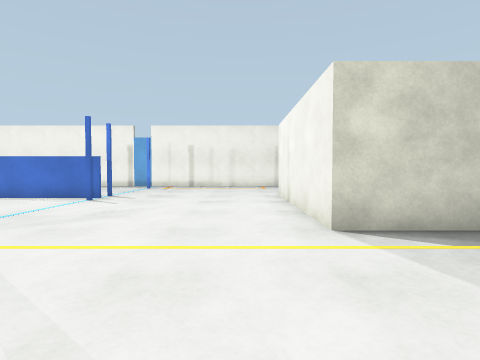
[1] (above)

24 first-person views from a walk through a robot-simulator world made for Gazebo. The camera is 0.94 m above the floor, tilts 2° down and sees 80° across. The floor is counted in squares, 1 m on a side. Each view is taken from the middle of a square. On the plan, view 1 faces up. The plan holds only what a view shows up to about 11 squares ahead; the rest is blank.

[2]
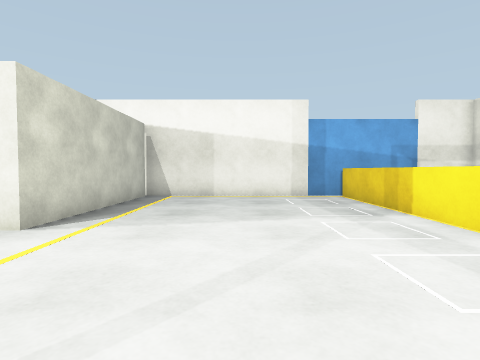

[3]
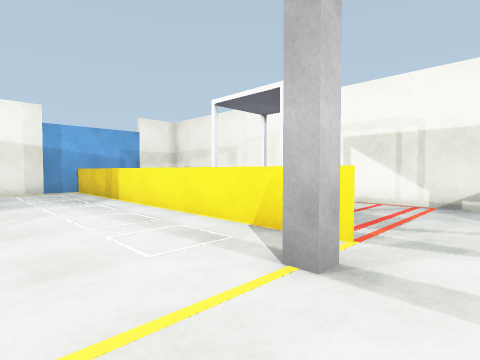

[4]
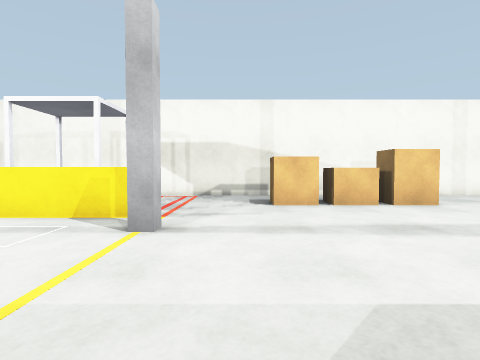

[5]
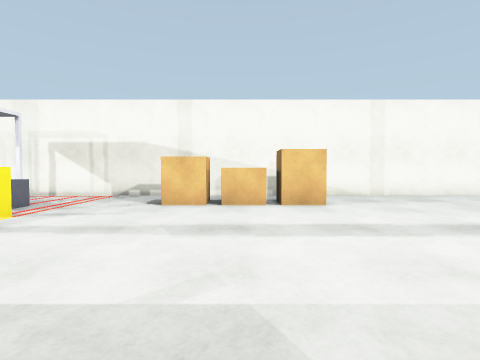

[6]
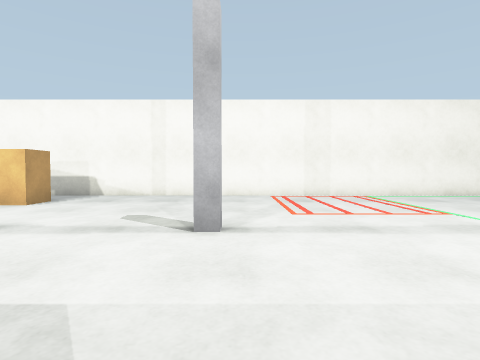

[7]
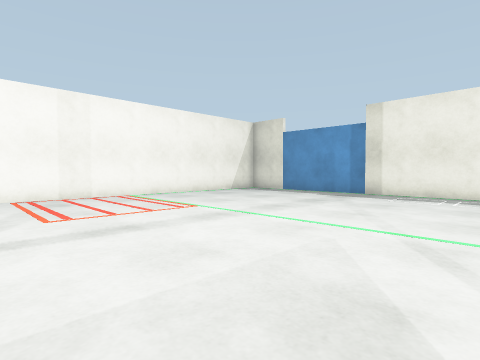

[8]
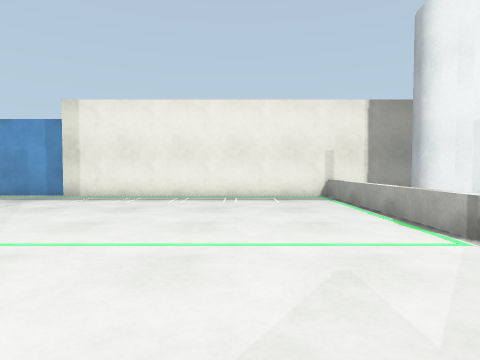

[9]
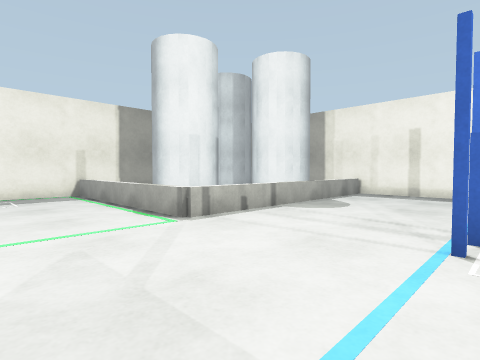

[10]
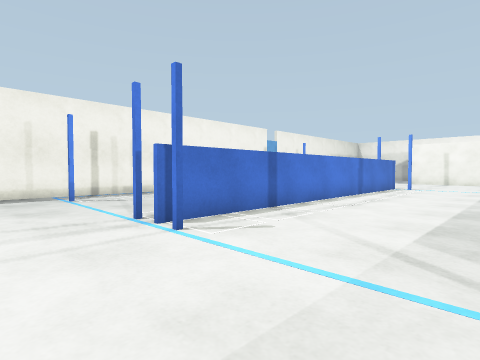

[11]
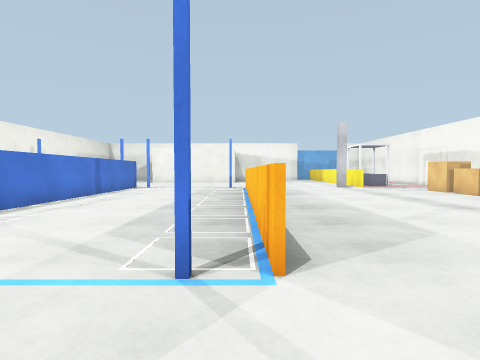

[12]
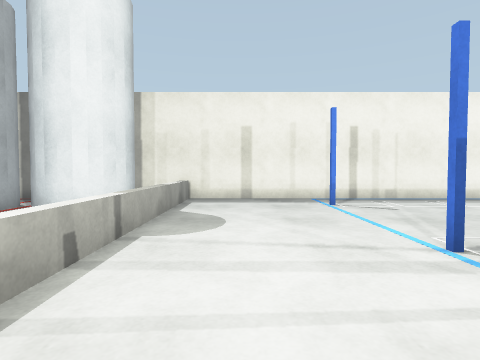

[13]
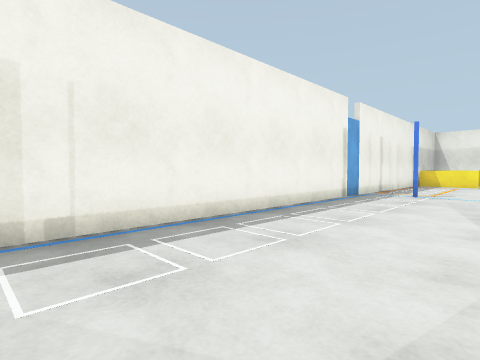

[14]
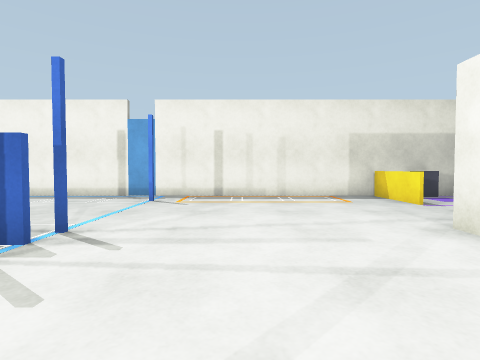

[15]
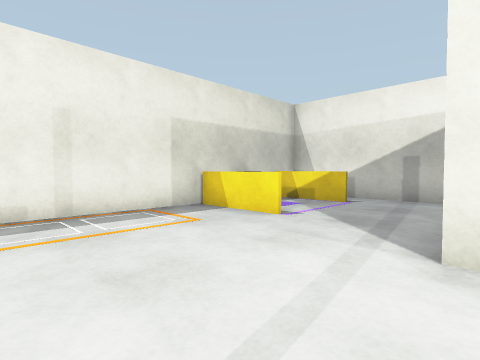

[16]
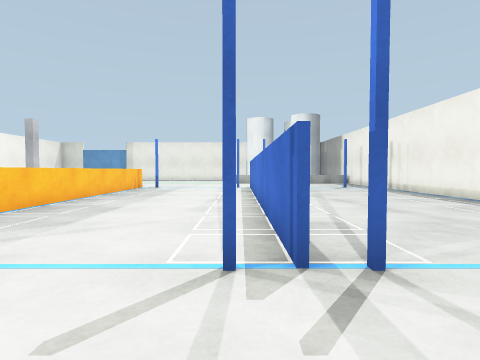

[17]
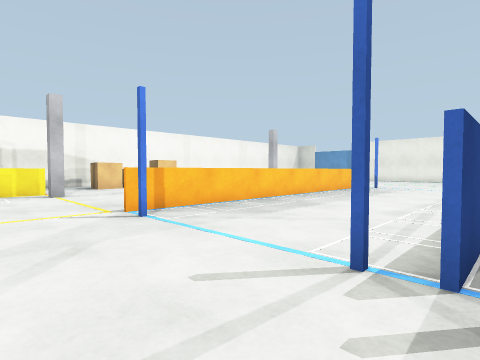

[18]
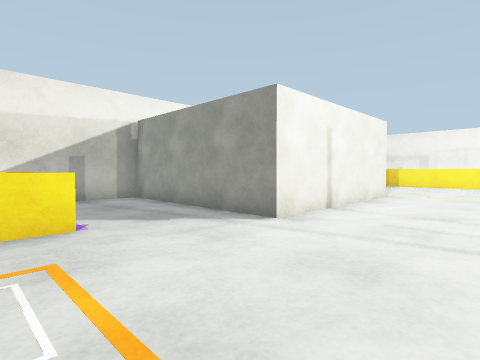

[19]
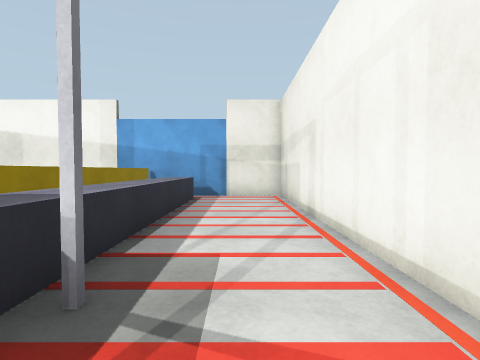

[20]
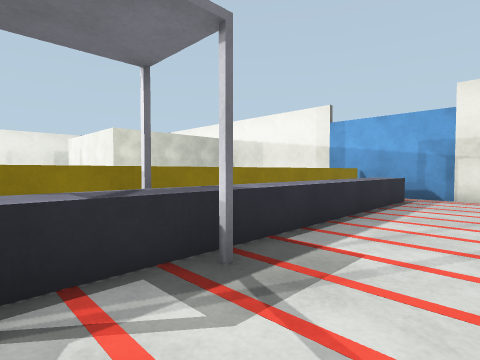

[21]
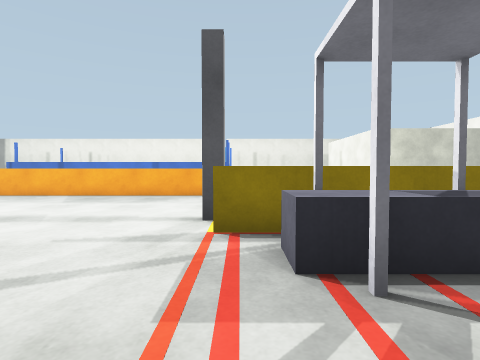

[22]
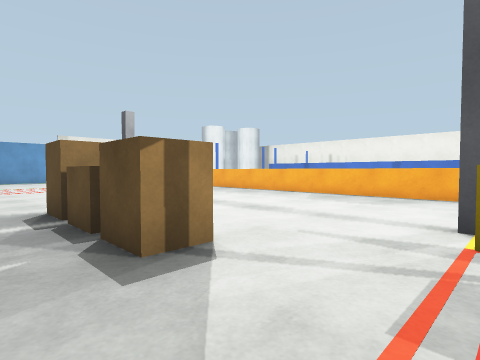

[23]
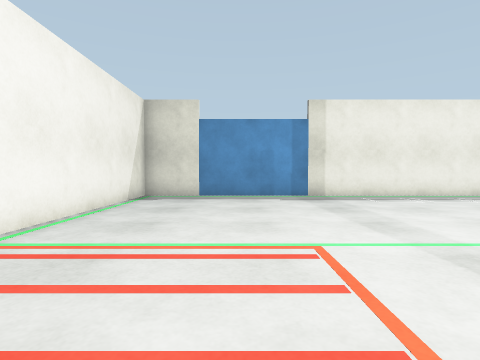

[24]
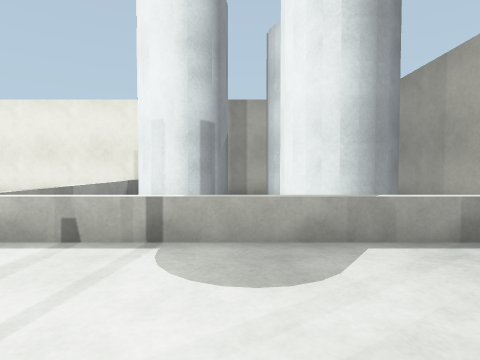

### Floor plan
Points are (right, up) in squares from view 1. A wall is a line through its corners. A room is listed if a view was taken in it or the views show most of it. See-through windows are left out.
Room 1 (views 1, 2, 3, 4, 5, 6, 7, 8, 9, 10, 11, 12, 13, 14, 15, 16, 17, 18, 19, 20, 21, 22, 23, 24)
walls: (-6.1, 9.7) (-5.4, 9.7); (-5.4, 9.5) (-16.6, 9.5); (-6.4, 16.5) (-27.4, 16.5); (7.5, -1.6) (7.5, 4.4) (1.4, 4.4) (1.4, 10.6) (7.5, 10.6) (7.5, 16.1); (-28.5, 13) (-28.5, -1.5); (7.1, 16.5) (-5.1, 16.5); (-28.5, -5.4) (-28.5, -7.5) (7.5, -7.5) (7.5, -5.5)
low walls: (-5.4, 3.6) (-13, 3.6); (-16.6, 3.7) (-5.4, 3.7)
ways out: gap at (7, 5); gap at (7, 10)
objects: door leaf (-29, -5) to (-29, -2); grey box (-28, 8) to (-22, 8); grey cylinder (-27, 13) to (-26, 14); grey cylinder (-26, 10) to (-24, 12); grey cylinder (-25, 13) to (-23, 15); grey box (-22, 9) to (-22, 16); blue post (-17, 4); blue post (-17, 9); blue post (-17, 10); blue post (-17, 15); pillar (-16, -1); pallet (-11, -5) to (-10, -5); pallet (-9, -5); pallet (-8, -5) to (-7, -5); door leaf (-6, 17); blue post (-5, 4); blue post (-5, 9); blue post (-5, 10); blue post (-5, 15); barrier (-4, -3); pillar (-4, -1); white post (-3, -5); conveyor (-3, -4) to (6, -4); white post (-3, -3); barrier (-2, -3); white post (-1, -5); white post (-1, -3); barrier (0, -3) to (7, -3); barrier (3, 14) to (3, 16); dark grey box (4, 16) to (5, 16); barrier (6, 14) to (6, 16); door leaf (8, -5) to (8, -2)

Where each view was taken, in squares from view 1:
view 1: 0 up, 0 right, facing up
view 2: 1 up, 3 left, facing right
view 3: 1 up, 6 left, facing down-right
view 4: 3 up, 6 left, facing down
view 5: 3 up, 9 left, facing down
view 6: 3 up, 17 left, facing down
view 7: 3 up, 17 left, facing down-left
view 8: 5 up, 18 left, facing left
view 9: 5 up, 17 left, facing up-left
view 10: 5 up, 20 left, facing up-right
view 11: 4 up, 20 left, facing right
view 12: 7 up, 20 left, facing up
view 13: 12 up, 16 left, facing up-right
view 14: 6 up, 2 left, facing up
view 15: 10 up, 2 left, facing up-right
view 16: 9 up, 2 left, facing left
view 17: 10 up, 2 left, facing down-left
view 18: 15 up, 2 left, facing down-right
view 19: 6 down, 3 left, facing right
view 20: 7 down, 3 left, facing up-right
view 21: 7 down, 4 left, facing up
view 22: 7 down, 4 left, facing up-left
view 23: 4 down, 18 left, facing left
view 24: 12 up, 18 left, facing left
